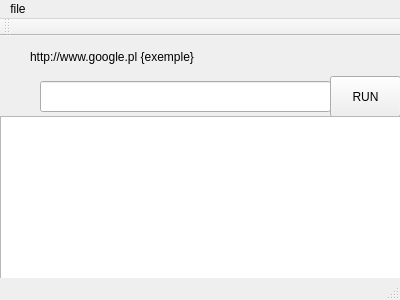
<?xml version="1.0" encoding="UTF-8"?>
<ui version="4.0">
 <class>MainWindow</class>
 <widget class="QMainWindow" name="MainWindow">
  <property name="geometry">
   <rect>
    <x>0</x>
    <y>0</y>
    <width>400</width>
    <height>300</height>
   </rect>
  </property>
  <property name="windowTitle">
   <string>MainWindow</string>
  </property>
  <widget class="QWidget" name="centralWidget">
   <widget class="QLineEdit" name="lineEdit">
    <property name="geometry">
     <rect>
      <x>40</x>
      <y>45</y>
      <width>291</width>
      <height>31</height>
     </rect>
    </property>
   </widget>
   <widget class="QLabel" name="label">
    <property name="geometry">
     <rect>
      <x>30</x>
      <y>10</y>
      <width>341</width>
      <height>21</height>
     </rect>
    </property>
    <property name="text">
     <string>http://www.google.pl {exemple}</string>
    </property>
   </widget>
   <widget class="QPushButton" name="pushButton">
    <property name="geometry">
     <rect>
      <x>330</x>
      <y>40</y>
      <width>71</width>
      <height>41</height>
     </rect>
    </property>
    <property name="text">
     <string>RUN</string>
    </property>
   </widget>
   <widget class="QTextBrowser" name="textBrowser">
    <property name="geometry">
     <rect>
      <x>0</x>
      <y>80</y>
      <width>401</width>
      <height>192</height>
     </rect>
    </property>
   </widget>
  </widget>
  <widget class="QMenuBar" name="menuBar">
   <property name="geometry">
    <rect>
     <x>0</x>
     <y>0</y>
     <width>400</width>
     <height>24</height>
    </rect>
   </property>
   <widget class="QMenu" name="menuFile">
    <property name="title">
     <string>file</string>
    </property>
    <addaction name="actionOpen"/>
   </widget>
   <addaction name="menuFile"/>
  </widget>
  <widget class="QToolBar" name="mainToolBar">
   <attribute name="toolBarArea">
    <enum>TopToolBarArea</enum>
   </attribute>
   <attribute name="toolBarBreak">
    <bool>false</bool>
   </attribute>
  </widget>
  <widget class="QStatusBar" name="statusBar"/>
  <action name="actionOpen">
   <property name="text">
    <string>open</string>
   </property>
  </action>
 </widget>
 <layoutdefault spacing="6" margin="11"/>
 <resources/>
 <connections/>
</ui>
